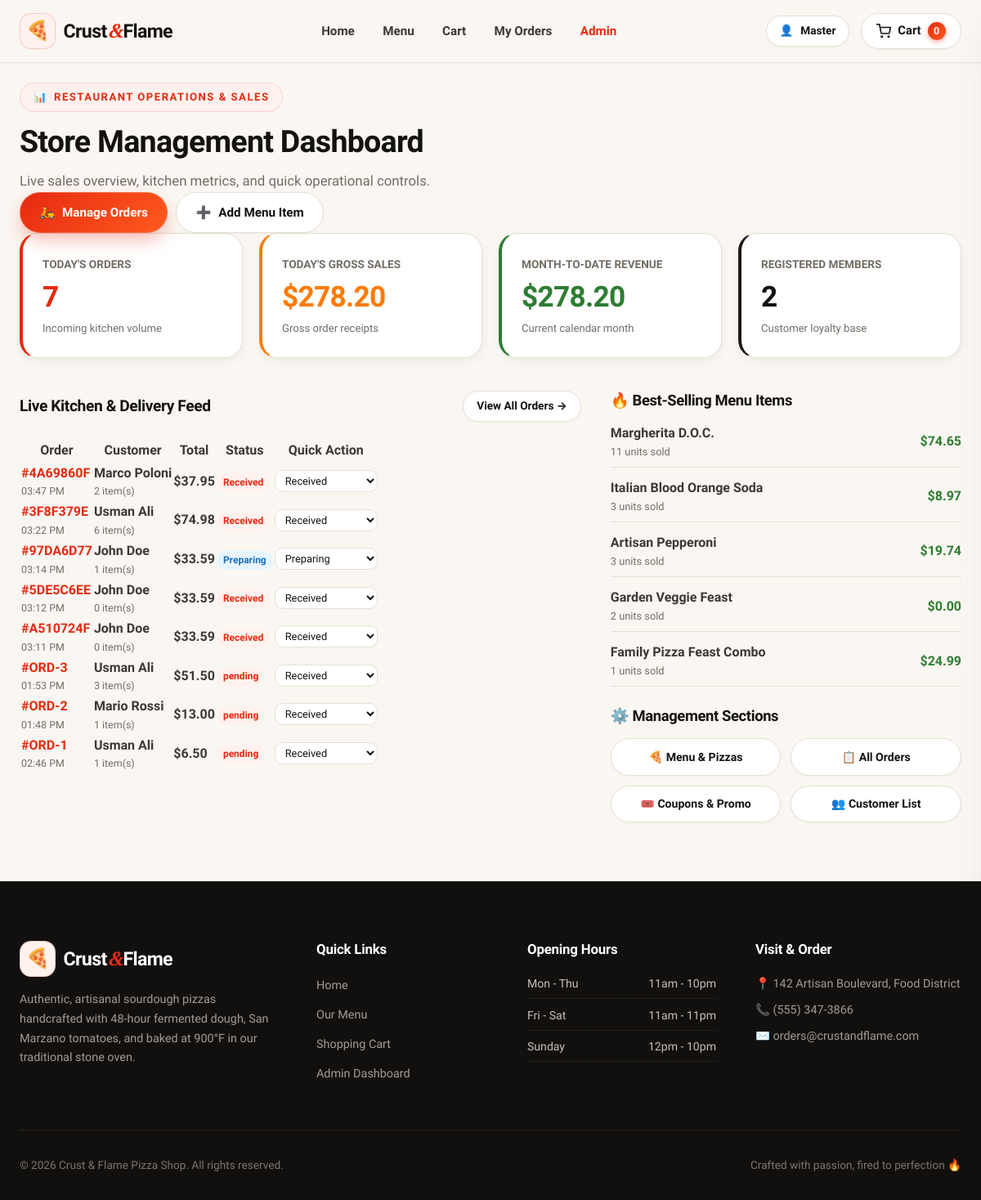
The page /admin (signed in) on the database its author committed.
### app/models/user.py (models this page shows, shortened)
class User(Base):
    __tablename__ = "users"
    id = Column(Integer, primary_key=True, index=True)
    email = Column(String(120), unique=True, index=True, nullable=False)
    hashed_password = Column(String(255), nullable=False)
    full_name = Column(String(100), nullable=False)
    phone = Column(String(30), nullable=True)
    address = Column(String(255), nullable=True)
    role = Column(String(20), default="customer", nullable=False)  # 'customer', 'staff', 'admin'
    is_active = Column(Boolean, default=True, nullable=False)
    created_at = Column(DateTime, default=datetime.utcnow)
    orders = relationship("Order", back_populates="user", cascade="all, delete-orphan")
    reviews = relationship("Review", back_populates="user", cascade="all, delete-orphan")

### app/models/order.py (models this page shows)
class Order(Base):
    __tablename__ = "orders"
    id = Column(Integer, primary_key=True, index=True)
    order_number = Column(String(36), unique=True, index=True, default=lambda: str(uuid.uuid4())[:8].upper())
    user_id = Column(Integer, ForeignKey("users.id", ondelete="SET NULL"), nullable=True)
    customer_name = Column(String(100), nullable=False)
    customer_email = Column(String(100), nullable=False)
    customer_phone = Column(String(30), nullable=True)
    address = Column(Text, nullable=False)
    delivery_notes = Column(Text, nullable=True)
    subtotal = Column(Float, default=0.0)
    tax = Column(Float, default=0.0)
    delivery_fee = Column(Float, default=0.0)
    discount = Column(Float, default=0.0)
    total = Column(Float, default=0.0)
    coupon_code = Column(String(50), nullable=True)
    payment_method = Column(String(30), default="cod")  # 'cod', 'card', 'online'
    payment_status = Column(String(30), default="pending")  # 'pending', 'paid', 'refunded'
    status = Column(String(50), default="Received")  # 'Received', 'Preparing', 'Out for Delivery', 'Delivered', 'Cancelled'
    created_at = Column(DateTime, default=datetime.utcnow)
    updated_at = Column(DateTime, default=datetime.utcnow, onupdate=datetime.utcnow)
    user = relationship("User", back_populates="orders")
    items = relationship("OrderItem", back_populates="order", cascade="all, delete-orphan")

### app/models/menu.py (models this page shows, shortened)
class MenuItem(Base):
    __tablename__ = "menu_items"
    id = Column(Integer, primary_key=True, index=True)
    name = Column(String(100), unique=True, nullable=False)
    slug = Column(String(100), unique=True, index=True, nullable=False)
    description = Column(Text, default="")
    base_price = Column(Float, nullable=False)
    category_id = Column(Integer, ForeignKey("categories.id"), nullable=False)
    image_filename = Column(String(255), default="default_pizza.jpeg")
    is_vegetarian = Column(Boolean, default=False)
    is_spicy = Column(Boolean, default=False)
    is_featured = Column(Boolean, default=False)
    is_available = Column(Boolean, default=True)
    created_at = Column(DateTime, default=datetime.utcnow)
    category = relationship("Category", back_populates="items")
    order_items = relationship("OrderItem", back_populates="menu_item")
    reviews = relationship("Review", back_populates="menu_item", cascade="all, delete-orphan")

### app/routers/admin.py (the view)
@router.get("", response_class=HTMLResponse)
def admin_dashboard(
    request: Request,
    current_user: User = Depends(require_role(["admin", "staff"])),
    db: Session = Depends(get_db)
):
    today = datetime.utcnow().date()
    start_of_today = datetime.combine(today, datetime.min.time())
    start_of_month = datetime(today.year, today.month, 1)
    total_orders_today = db.query(Order).filter(Order.created_at >= start_of_today).count()
    revenue_today = db.query(func.sum(Order.total)).filter(Order.created_at >= start_of_today).scalar() or 0.0
    revenue_month = db.query(func.sum(Order.total)).filter(Order.created_at >= start_of_month).scalar() or 0.0
    active_customers = db.query(User).filter_by(role="customer").count()
    recent_orders = db.query(Order).order_by(Order.created_at.desc()).limit(8).all()
    best_sellers = (
        db.query(
            MenuItem.name,
            func.sum(OrderItem.quantity).label("total_sold"),
            func.sum(OrderItem.line_total).label("total_revenue")
        )
        .join(OrderItem, MenuItem.id == OrderItem.menu_item_id)
        .group_by(MenuItem.id)
        .order_by(func.sum(OrderItem.quantity).desc())
        .limit(5)
        .all()
    )
    return templates.TemplateResponse(
        "admin/dashboard.html",
        {
            "request": request,
            "user": current_user,
            "total_orders_today": total_orders_today,
            "revenue_today": revenue_today,
            "revenue_month": revenue_month,
            "active_customers": active_customers,
            "recent_orders": recent_orders,
            "best_sellers": best_sellers
        }
    )

### app/templates/admin/dashboard.html (shortened to what this page needs)
{% extends "base.html" %}
{% block content %}
<div class="admin-header">
  <div>
    <div class="section-tag">
      <span>📊</span> Restaurant Operations & Sales
    </div>
    <h1 class="section-title">Store Management Dashboard</h1>
    <p class="section-subtitle">
      Live sales overview, kitchen metrics, and quick operational controls.
    </p>
  </div>
  <div style="display: flex; gap: 0.65rem; flex-wrap: wrap;">
    <a href="/admin/orders" class="btn btn-primary">
      <span>🛵</span> Manage Orders
    </a>
    <a href="/admin/menu/new" class="btn btn-secondary">
      <span>➕</span> Add Menu Item
    </a>
  </div>
</div>
<div style="display: grid; grid-template-columns: repeat(auto-fit, minmax(220px, 1fr)); gap: 1.25rem; margin-bottom: 2.5rem;">
  <div class="cart-card" style="padding: 1.5rem; border-left: 4px solid var(--primary);">
    <span style="font-size: 0.85rem; color: var(--text-muted); font-weight: 700; text-transform: uppercase;">Today's Orders</span>
    <h2 style="font-size: 2.2rem; margin: 0.35rem 0 0.15rem; color: var(--primary);">{{ total_orders_today }}</h2>
    <span style="font-size: 0.82rem; color: var(--text-muted);">Incoming kitchen volume</span>
  </div>
  <div class="cart-card" style="padding: 1.5rem; border-left: 4px solid var(--accent);">
    <span style="font-size: 0.85rem; color: var(--text-muted); font-weight: 700; text-transform: uppercase;">Today's Gross Sales</span>
    <h2 style="font-size: 2.2rem; margin: 0.35rem 0 0.15rem; color: var(--accent);">${{ '%.2f'|format(revenue_today) }}</h2>
    <span style="font-size: 0.82rem; color: var(--text-muted);">Gross order receipts</span>
  </div>
  <div class="cart-card" style="padding: 1.5rem; border-left: 4px solid var(--secondary);">
    <span style="font-size: 0.85rem; color: var(--text-muted); font-weight: 700; text-transform: uppercase;">Month-to-Date Revenue</span>
    <h2 style="font-size: 2.2rem; margin: 0.35rem 0 0.15rem; color: var(--secondary);">${{ '%.2f'|format(revenue_month) }}</h2>
    <span style="font-size: 0.82rem; color: var(--text-muted);">Current calendar month</span>
  </div>
  <div class="cart-card" style="padding: 1.5rem; border-left: 4px solid #1C1917;">
    <span style="font-size: 0.85rem; color: var(--text-muted); font-weight: 700; text-transform: uppercase;">Registered Members</span>
    <h2 style="font-size: 2.2rem; margin: 0.35rem 0 0.15rem; color: var(--text-main);">{{ active_customers }}</h2>
    <span style="font-size: 0.82rem; color: var(--text-muted);">Customer loyalty base</span>
  </div>
</div>
<div class="cart-layout" style="grid-template-columns: 1.6fr 1fr;">
  <div class="admin-card">
    <div style="display: flex; justify-content: space-between; align-items: center; margin-bottom: 1.25rem;">
      <h3 style="font-size: 1.2rem;">Live Kitchen & Delivery Feed</h3>
      <a href="/admin/orders" class="btn btn-sm btn-secondary">View All Orders &rarr;</a>
    </div>
    <div class="table-responsive">
      <table class="admin-table">
        <thead>
          <tr>
            <th>Order</th>
            <th>Customer</th>
            <th>Total</th>
            <th>Status</th>
            <th>Quick Action</th>
          </tr>
        </thead>
        <tbody>
          {% for ord in recent_orders %}
            <tr>
              <td>
                <a href="/orders/{{ ord.id }}" target="_blank" style="font-weight: 700; color: var(--primary);">
                  #{{ ord.order_number or ord.id }}
                </a>
                <div style="font-size: 0.78rem; color: var(--text-muted);">{{ ord.created_at.strftime('%I:%M %p') }}</div>
              </td>
              <td>
                <strong>{{ ord.customer_name }}</strong>
                <div style="font-size: 0.78rem; color: var(--text-muted);">{{ ord.items|length }} item(s)</div>
              </td>
              <td><strong>${{ '%.2f'|format(ord.total) }}</strong></td>
              <td>
                {% set st = ord.status %}
                <span style="display: inline-block; font-size: 0.75rem; font-weight: 700; padding: 2px 8px; border-radius: var(--radius-full);
                  {% if st == 'Delivered' %}background: var(--secondary-soft); color: var(--secondary);
                  {% elif st == 'Out for Delivery' %}background: #FFF4E6; color: #D9480F;
                  {% elif st == 'Preparing' %}background: #E7F5FF; color: #1971C2;
                  {% else %}background: var(--primary-soft); color: var(--primary);{% endif %}">
                  {{ ord.status }}
                </span>
              </td>
              <td>
                <form method="post" action="/admin/orders/{{ ord.id }}/status" style="display: flex; gap: 4px;">
                  <select name="status" class="form-control" style="padding: 0.25rem 0.5rem; font-size: 0.8rem;" onchange="this.form.submit()">
                    <option value="Received" {% if ord.status == 'Received' %}selected{% endif %}>Received</option>
                    <option value="Preparing" {% if ord.status == 'Preparing' %}selected{% endif %}>Preparing</option>
                  </select>
                </form>
              </td>
            </tr>
          {% else %}
            <tr>
              <td colspan="5" style="text-align: center; color: var(--text-muted); padding: 2rem;">No orders recorded yet.</td>
            </tr>
          {% endfor %}
        </tbody>
      </table>
    </div>
  </div>
  <div style="display: flex; flex-direction: column; gap: 1.5rem;">
    <div class="admin-card">
      <h3 style="font-size: 1.15rem; margin-bottom: 1rem;">🔥 Best-Selling Menu Items</h3>
      {% if best_sellers %}
        <div style="display: flex; flex-direction: column; gap: 0.75rem;">
          {% for item in best_sellers %}
            <div style="display: flex; justify-content: space-between; align-items: center; padding-bottom: 0.5rem; border-bottom: 1px solid var(--border-color);">
              <div>
                <strong>{{ item[0] }}</strong>
                <div style="font-size: 0.8rem; color: var(--text-muted);">{{ item[1] }} units sold</div>
              </div>
              <strong style="color: var(--secondary);">${{ '%.2f'|format(item[2]) }}</strong>
            </div>
          {% endfor %}
        </div>
      {% else %}
        <p style="font-size: 0.9rem; color: var(--text-muted);">Sales trends will appear as customers place orders.</p>
      {% endif %}
    </div>
    <div class="admin-card">
      <h3 style="font-size: 1.15rem; margin-bottom: 1rem;">⚙️ Management Sections</h3>
      <div style="display: grid; grid-template-columns: 1fr 1fr; gap: 0.75rem;">
        <a href="/admin/menu" class="btn btn-secondary" style="font-size: 0.88rem; padding: 0.65rem;">
          🍕 Menu & Pizzas
        </a>
        <a href="/admin/orders" class="btn btn-secondary" style="font-size: 0.88rem; padding: 0.65rem;">
          📋 All Orders
        </a>
        <a href="/admin/coupons" class="btn btn-secondary" style="font-size: 0.88rem; padding: 0.65rem;">
          🎟️ Coupons & Promo
        </a>
        <a href="/admin/customers" class="btn btn-secondary" style="font-size: 0.88rem; padding: 0.65rem;">
          👥 Customer List
        </a>
      </div>
    </div>
  </div>
</div>
{% endblock %}

### app/templates/base.html (shortened to what this page needs)
<!DOCTYPE html>
<html lang="en">
  <head>
    <link rel="stylesheet" href="/static/css/main.css" />
  </head>
  <body>
    <div class="site-wrapper">
      <header class="site-header">
        <div class="container">
          <nav class="navbar">
            <a class="brand" href="/" title="Crust & Flame Pizza Shop">
              <span class="brand-icon">🍕</span>
              <span>Crust<span class="brand-highlight">&</span>Flame</span>
            </a>
            <ul class="nav-links">
              <li><a class="nav-link" href="/">Home</a></li>
              <li><a class="nav-link" href="/#menu">Menu</a></li>
              <li><a class="nav-link" href="/cart">Cart</a></li>
              {% if user or (request.state.user is defined and request.state.user) %}
                {% set u = user or request.state.user %}
                <li><a class="nav-link" href="/profile">My Orders</a></li>
                {% if u.is_staff() %}
                  <li><a class="nav-link" href="/admin" style="color: var(--primary); font-weight: 700;">Admin</a></li>
                {% endif %}
              {% endif %}
            </ul>
            <div class="nav-actions">
              {% if user or (request.state.user is defined and request.state.user) %}
                {% set u = user or request.state.user %}
                <a href="/profile" class="btn btn-sm btn-secondary" title="View Profile">
                  <span>👤</span> <span>{{ u.full_name.split(' ')[0] }}</span>
                </a>
              {% else %}
                <a href="/auth/login" class="btn btn-sm btn-secondary" title="Sign In">
                  <span>🔐</span> <span>Sign In</span>
                </a>
              {% endif %}
              <a class="cart-btn" href="/cart" id="header-cart-btn" title="View Cart">
                <svg width="18" height="18" viewBox="0 0 24 24" fill="none" stroke="currentColor" stroke-width="2.2" stroke-linecap="round" stroke-linejoin="round">
                  <circle cx="9" cy="21" r="1"></circle>
                  <circle cx="20" cy="21" r="1"></circle>
                  <path d="M1 1h4l2.68 13.39a2 2 0 0 0 2 1.61h9.72a2 2 0 0 0 2-1.61L23 6H6"></path>
                </svg>
                <span>Cart</span>
                <span class="cart-badge" id="cart-count">0</span>
              </a>
            </div>
          </nav>
        </div>
      </header>
      <main class="main-content">
        <div class="container">
          {% block content %}{% endblock %}
        </div>
      </main>
      <footer class="site-footer">
        <div class="container">
          <div class="footer-grid">
            <div class="footer-col">
              <a class="brand" href="/" style="color: #fff; margin-bottom: 1rem;">
                <span class="brand-icon">🍕</span>
                <span>Crust<span class="brand-highlight">&</span>Flame</span>
              </a>
              <p>
                Authentic, artisanal sourdough pizzas handcrafted with 48-hour fermented dough,
                San Marzano tomatoes, and baked at 900°F in our traditional stone oven.
              </p>
            </div>
            <div class="footer-col">
              <h4>Quick Links</h4>
              <ul class="footer-links">
                <li><a href="/">Home</a></li>
                <li><a href="/#menu">Our Menu</a></li>
                <li><a href="/cart">Shopping Cart</a></li>
                <li><a href="/admin/pizzas">Admin Dashboard</a></li>
              </ul>
            </div>
            <div class="footer-col">
              <h4>Opening Hours</h4>
              <ul class="footer-hours-list">
                <li><span>Mon - Thu</span> <span>11am - 10pm</span></li>
                <li><span>Fri - Sat</span> <span>11am - 11pm</span></li>
                <li><span>Sunday</span> <span>12pm - 10pm</span></li>
              </ul>
            </div>
            <div class="footer-col">
              <h4>Visit & Order</h4>
              <p>📍 142 Artisan Boulevard, Food District</p>
              <p style="margin-top: 0.5rem;">📞 (555) 347-3866</p>
              <p style="margin-top: 0.5rem;">✉️ orders@crustandflame.com</p>
            </div>
          </div>
          <div class="footer-bottom">
            <p>&copy; 2026 Crust & Flame Pizza Shop. All rights reserved.</p>
            <p>Crafted with passion, fired to perfection 🔥</p>
          </div>
        </div>
      </footer>
    </div>
  </body>
</html>

### rows shown on the page
User: full_name "Master"
Order: order_number "4A69860F", created_at "03:47 PM", customer_name "Marco Poloni", items|length "2", total "37.95", status "Received"
Order: order_number "3F8F379E", created_at "03:22 PM", customer_name "Usman Ali", items|length "6", total "74.98", status "Received"
Order: order_number "97DA6D77", created_at "03:14 PM", customer_name "John Doe", items|length "1", total "33.59", status "Preparing"
Order: order_number "5DE5C6EE", created_at "03:12 PM", customer_name "John Doe", items|length "0", total "33.59", status "Received"
Order: order_number "A510724F", created_at "03:11 PM", customer_name "John Doe", items|length "0", total "33.59", status "Received"
Order: order_number "ORD-3", created_at "01:53 PM", customer_name "Usman Ali", items|length "3", total "51.50", status "pending"
Order: order_number "ORD-2", created_at "01:48 PM", customer_name "Mario Rossi", items|length "1", total "13.00", status "pending"
Order: order_number "ORD-1", created_at "02:46 PM", customer_name "Usman Ali", items|length "1", total "6.50", status "pending"
MenuItem: name "Margherita D.O.C.", item "11", item "74.65"
MenuItem: name "Italian Blood Orange Soda", category "3", item "8.97"
MenuItem: name "Artisan Pepperoni", item "3", item "19.74"
MenuItem: name "Garden Veggie Feast", item "2", is_spicy "0.00"
MenuItem: name "Family Pizza Feast Combo", item "1", base_price "24.99"

### other values the page prints
{{ total_orders_today }} "7"
{{ '%.2f'|format(revenue_today) }} "278.20"
{{ '%.2f'|format(revenue_month) }} "278.20"
{{ active_customers }} "2"
